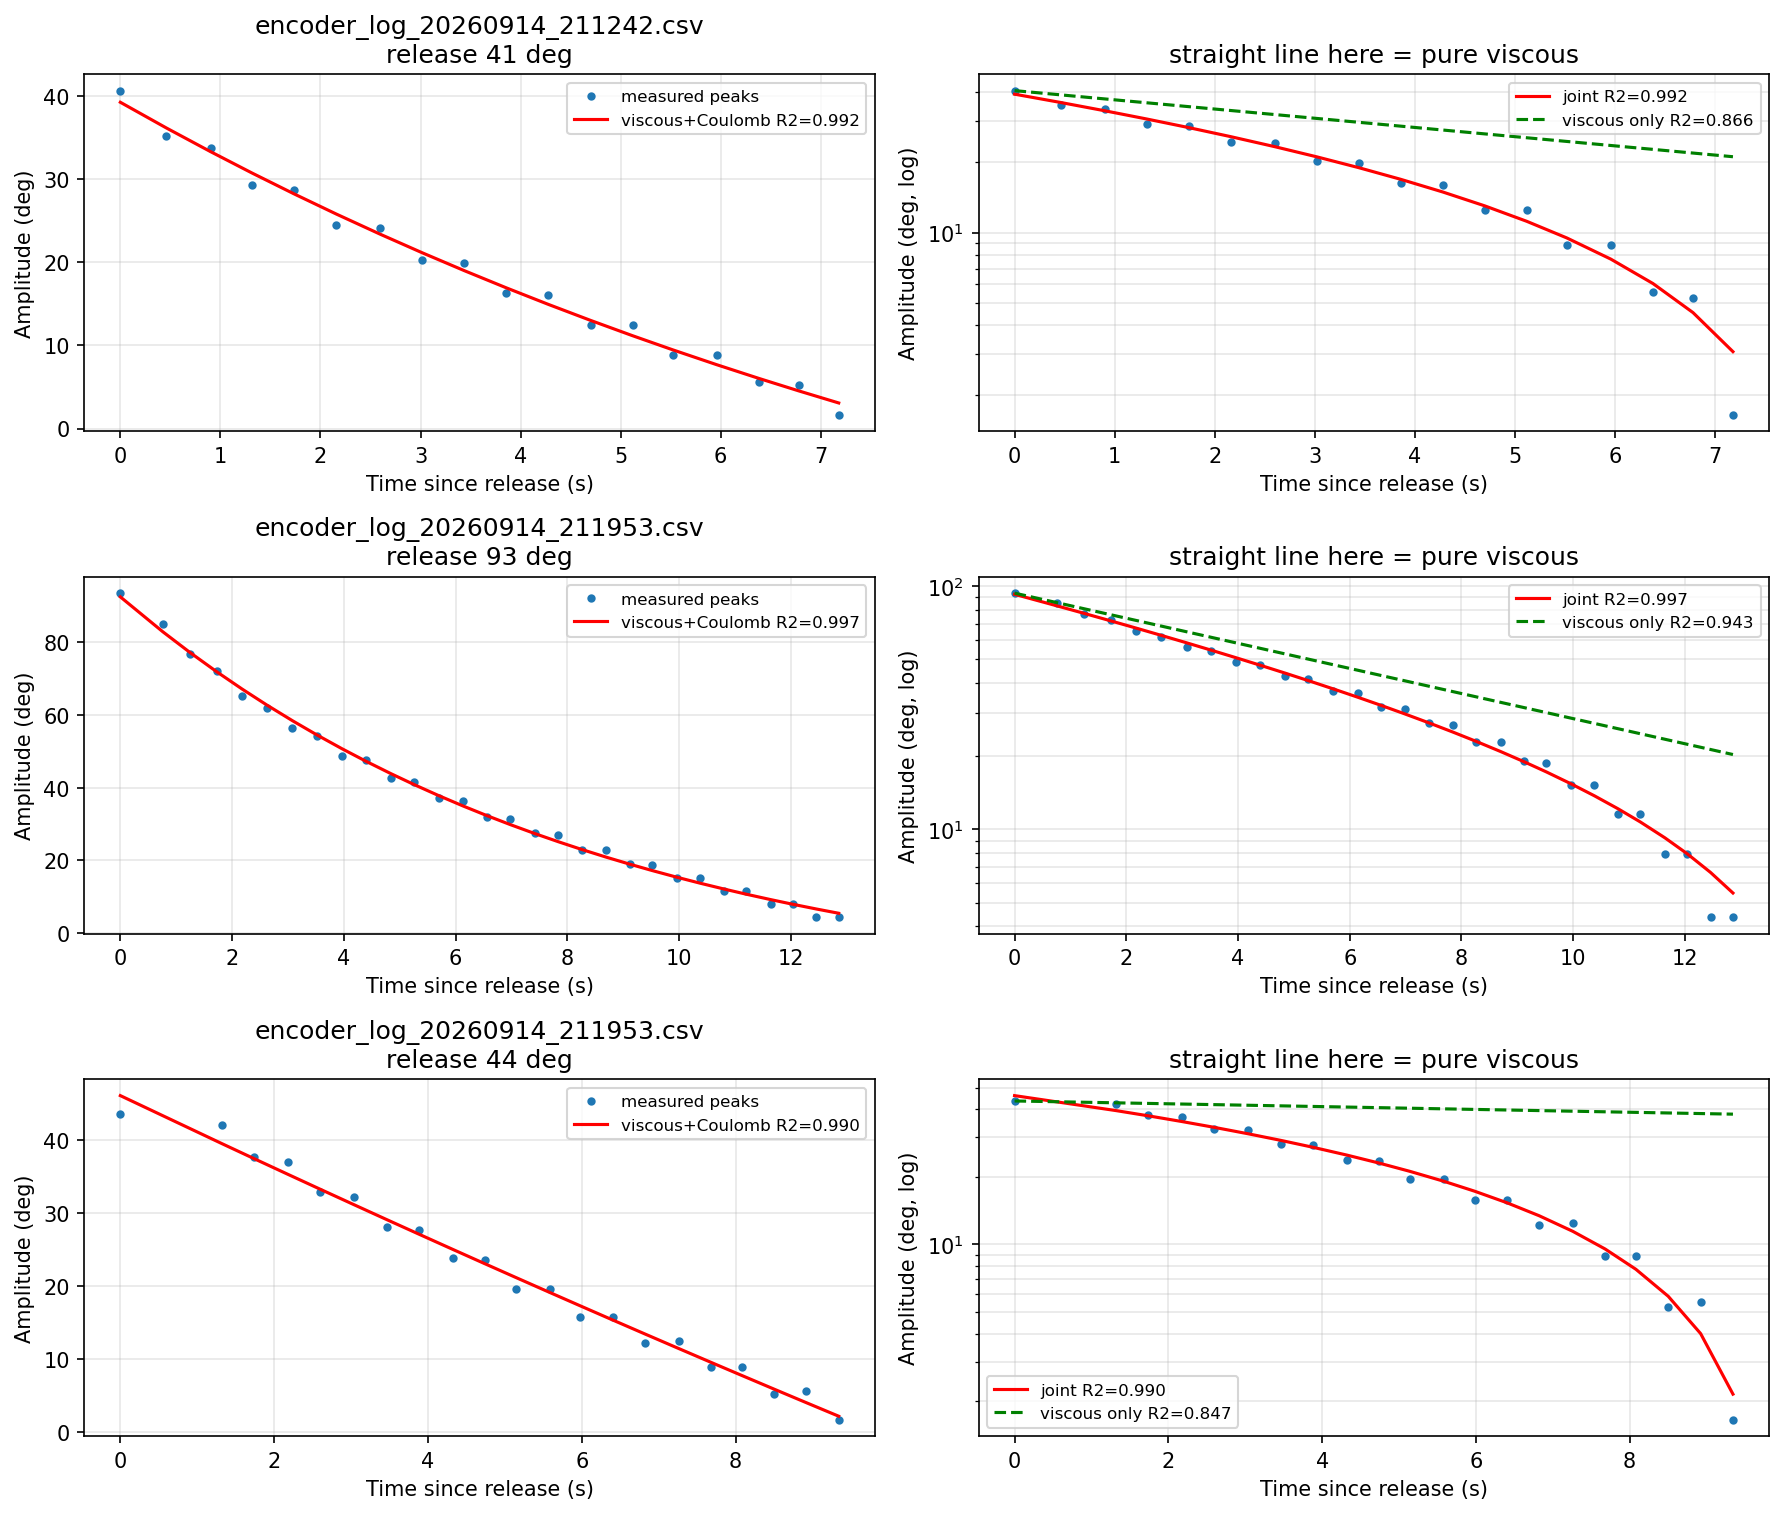

This chart was generated by the following Python code:
"""Identify the pendulum model from the free-swing logs of encoder_logging_60s.ipynb.

The rotor is held stopped during those runs, so the pendulum is an unforced
second-order system and its parameters can be read straight off the decay.

Everything works on the sequence of swing extrema rather than on the raw samples,
which makes it robust to the manual re-pushes in a 60 s log: a push shows up as
an amplitude that jumps back up, and each decaying run is fitted on its own.

What is identified
------------------
natural frequency
    From the peak times, regressed on the peak index. Differencing adjacent
    peaks would fold the ~20 ms polling jitter straight into a ~0.42 s half
    period; regressing on the index averages it out instead. Only peaks below
    SMALL_ANGLE_DEG are used, so the large-angle lengthening
    T(A) ~= T0 (1 + A^2/16) stays out of the estimate.

friction
    Viscous and Coulomb decay differently -- exponential vs linear amplitude
    envelope -- so both are fitted jointly:

        dA/dt = -(sigma*A + c)   =>   A(t) = (A0 + c/sigma) e^(-sigma t) - c/sigma

    Reported alongside the two single-mechanism fits, so the split is visible.

validation
    The identified model is integrated forward from a measured extremum and
    compared with the measurement. Amplitude and phase error are reported
    separately: for an oscillator a pointwise RMS is dominated by accumulated
    phase and says little about whether the damping is right.

Usage
-----
    python pendulum_model_id.py                     # all data/encoder_log_*.csv
    python pendulum_model_id.py --glob "data/encoder_log_2026*.csv"
    python pendulum_model_id.py --no-plots
"""

import argparse
import glob as globmod
from pathlib import Path

import matplotlib
import numpy as np
import pandas as pd

G = 9.80665
ENC_COUNTS_PER_REV = 1200                 # ENC_STEPS_PER_ROTATION in the firmware
ENC_RES_DEG = 360.0 / ENC_COUNTS_PER_REV

SMALL_ANGLE_DEG = 25.0    # peaks below this define the linear-regime period
PUSH_RATIO = 1.3          # amplitude jump that marks a new manual release
PUSH_MIN_DEG = 3.0        # ... and the size it must exceed to count
MIN_PEAKS = 8             # a run needs this many peaks to be worth fitting
LINEAR_REGIME_DEG = 50.0  # validation is reported separately below this


# --------------------------------------------------------------------------
# signal -> swing extrema
# --------------------------------------------------------------------------
def load_log(path):
    """Return (t, theta) with theta unwrapped about the hanging equilibrium."""
    d = pd.read_csv(path)
    t = d["host_elapsed_s"].to_numpy(float)
    # The firmware reports 0..360 deg with 180 = upright, so hanging is 0/360.
    theta = np.unwrap(np.deg2rad(d["pendulum_angle_deg"].to_numpy(float)))
    return t, theta


def alternating_extrema(y, baseline):
    """Indices of the swing extrema, one (the most extreme) per half swing."""
    candidates = [i for i in range(1, len(y) - 1)
                  if (y[i] - y[i - 1]) * (y[i + 1] - y[i]) <= 0]
    kept = []
    for i in candidates:
        if not kept:
            kept.append(i)
        elif np.sign(y[i] - baseline) == np.sign(y[kept[-1]] - baseline):
            # same side of the equilibrium: keep only the larger excursion
            if abs(y[i] - baseline) > abs(y[kept[-1]] - baseline):
                kept[-1] = i
        else:
            kept.append(i)
    return np.array(kept, int)


def split_runs(t_peak, amplitude):
    """Split the peak sequence wherever a manual push makes amplitude rise."""
    starts = [0]
    for i in range(1, len(amplitude)):
        if (amplitude[i] > PUSH_RATIO * amplitude[i - 1]
                and amplitude[i] > np.deg2rad(PUSH_MIN_DEG)):
            starts.append(i)
    starts.append(len(amplitude))
    return list(zip(starts[:-1], starts[1:]))


# --------------------------------------------------------------------------
# parameter fits
# --------------------------------------------------------------------------
def small_angle_period(t_peak, amplitude):
    """Linear-regime period, from peak time regressed on peak index."""
    small = amplitude < np.deg2rad(SMALL_ANGLE_DEG)
    ts = t_peak[small] if small.sum() >= 6 else t_peak
    return 2.0 * np.polyfit(np.arange(len(ts)), ts, 1)[0]


def envelope_decay(t, A):
    """Fit A(t) = P e^(-s t) + Q, i.e. viscous sigma = s and Coulomb c = -Q s.

    For a fixed s the model is linear in (P, Q), so s is scanned and the 2x2
    normal equations are solved in closed form. This deliberately avoids
    scipy.optimize.curve_fit: its bounded path crashes the scipy build used
    here (Windows fatal exception 0xc06d007f inside LAPACK _compute_lwork).
    """
    n = len(t)
    best = None
    for s in np.linspace(1e-3, 3.0, 4000):
        e = np.exp(-s * t)
        s11, s12 = float(e @ e), float(e.sum())
        b1, b2 = float(e @ A), float(A.sum())
        det = s11 * n - s12 * s12
        if abs(det) < 1e-18:
            continue
        P = (b1 * n - b2 * s12) / det
        Q = (s11 * b2 - s12 * b1) / det
        resid = A - (P * e + Q)
        ss = float(resid @ resid)
        if best is None or ss < best[0]:
            best = (ss, s, P, Q)
    ss, sigma, P, Q = best
    r2 = 1.0 - ss / float(np.sum((A - A.mean()) ** 2))
    return dict(A0=P + Q, sigma=sigma, coulomb=-Q * sigma, r2=r2)


def single_mechanism_r2(t, A):
    """R^2 of the viscous-only and Coulomb-only envelopes, for comparison."""
    pv = np.polyfit(t, np.log(A), 1)
    r2v = 1 - np.var(np.log(A) - np.polyval(pv, t)) / np.var(np.log(A))
    pl = np.polyfit(t, A, 1)
    r2l = 1 - np.var(A - np.polyval(pl, t)) / np.var(A)
    return r2v, r2l


def analyse_file(path):
    """Return one record per decaying run found in the log."""
    t, theta = load_log(path)
    k = alternating_extrema(theta, np.median(theta))
    if len(k) < MIN_PEAKS:
        return [], []

    # Equilibrium = midpoint of successive opposite extrema. This picks up the
    # static offset Coulomb friction leaves behind (the pendulum stops anywhere
    # inside the stiction deadband, not necessarily at zero).
    equilibrium = np.median(0.5 * (theta[k][:-1] + theta[k][1:]))
    t_peak, amplitude = t[k], np.abs(theta[k] - equilibrium)

    records, traces = [], []
    for a, b in split_runs(t_peak, amplitude):
        tp, ap = t_peak[a:b], amplitude[a:b]
        usable = ap > 2 * np.deg2rad(ENC_RES_DEG)      # above encoder noise
        tp, ap = tp[usable], ap[usable]
        if len(tp) < MIN_PEAKS or ap[-1] >= ap[0]:     # decaying runs only
            continue

        rel = tp - tp[0]
        T0 = small_angle_period(tp, ap)
        w0 = 2 * np.pi / T0
        env = envelope_decay(rel, ap)
        r2v, r2l = single_mechanism_r2(rel, ap)

        records.append(dict(
            file=Path(path).name, t_release=tp[0], n_peaks=len(tp),
            A0_deg=np.rad2deg(ap[0]), A1_deg=np.rad2deg(ap[-1]),
            equilibrium_deg=np.rad2deg(equilibrium),
            T0=T0, f0=1 / T0, w0=w0, L_eff_mm=1000 * G / w0 ** 2,
            sigma=env["sigma"], zeta=env["sigma"] / w0,
            coulomb_dps=np.rad2deg(env["coulomb"]),
            r2_joint=env["r2"], r2_viscous=r2v, r2_coulomb=r2l))
        traces.append(dict(t=rel, A=ap, T0=T0, env=env, r2v=r2v, r2l=r2l,
                           label=f"{Path(path).name}\nrelease {np.rad2deg(ap[0]):.0f} deg"))
    return records, traces


# --------------------------------------------------------------------------
# validation by forward simulation
# --------------------------------------------------------------------------
def simulate(theta0, w0, sigma, coulomb_rad, duration, dt=1e-4):
    """Integrate theta'' = -w0^2 sin(theta) - 2 sigma theta' - F sgn(theta')."""
    T0 = 2 * np.pi / w0
    F = coulomb_rad * w0 ** 2 * T0 / 4.0     # amplitude loss 4F/w0^2 per period
    n = int(duration / dt) + 2
    ts, ys = np.empty(n), np.empty(n)
    th, om = theta0, 0.0
    for i in range(n):
        acc = -w0 ** 2 * np.sin(th) - 2 * sigma * om - F * np.tanh(om / 1e-3)
        om += acc * dt
        th += om * dt
        ts[i], ys[i] = (i + 1) * dt, th
    return ts, ys


def validate(path, w0, sigma, coulomb_dps, window=None):
    """Compare a forward simulation with the measurement, amplitude vs phase."""
    t, theta = load_log(path)
    if window:
        m = (t >= window[0]) & (t <= window[1])
        t, theta = t[m], theta[m]
    theta = theta - 0.5 * (theta.max() + theta.min())

    big = np.deg2rad(20)
    ext = [i for i in range(1, len(theta) - 1)
           if (theta[i] - theta[i - 1]) * (theta[i + 1] - theta[i]) <= 0
           and abs(theta[i]) > big]
    if not ext:
        return None
    i0 = ext[0]                       # start at an extremum: velocity is ~0 there
    rel, meas = t[i0:] - t[i0], theta[i0:]

    st, sy = simulate(meas[0], w0, sigma, np.deg2rad(coulomb_dps), rel[-1])

    def peaks(tt, yy):
        idx = [i for i in range(1, len(yy) - 1)
               if (yy[i] - yy[i - 1]) * (yy[i + 1] - yy[i]) <= 0
               and abs(yy[i]) > np.deg2rad(1)]
        out = []
        for i in idx:
            if out and np.sign(yy[i]) == np.sign(yy[out[-1]]):
                if abs(yy[i]) > abs(yy[out[-1]]):
                    out[-1] = i
            else:
                out.append(i)
        return tt[out], np.abs(yy[out])

    tm, am = peaks(rel, meas)
    ts_, as_ = peaks(st, sy)
    # Compare peak k with peak k: the model drifts in phase, so matching on time
    # would pair peaks from different cycles once the drift exceeds a half period.
    n = min(len(tm), len(ts_))
    if n == 0:
        return None
    dA = np.rad2deg(as_[:n] - am[:n])
    dT = 1000 * (ts_[:n] - tm[:n])
    # Ignore the first swings: the start is not exactly the release point, and
    # that initial-condition mismatch would masquerade as a frequency error.
    lo = min(4, n - 2)
    span = tm[n - 1] - tm[lo]
    # Split by amplitude, not by index: the model is expected to be weakest at
    # large angles, where sin(theta) and the drag are furthest from the fit.
    linear = np.rad2deg(am[:n]) < LINEAR_REGIME_DEG
    return dict(n_peaks=n, A_first=np.rad2deg(am[0]), A_last=np.rad2deg(am[n - 1]),
                dA_rms=float(np.sqrt(np.mean(dA ** 2))), dA_max=float(np.abs(dA).max()),
                n_linear=int(linear.sum()),
                dA_rms_linear=float(np.sqrt(np.mean(dA[linear] ** 2))) if linear.any() else np.nan,
                dA_max_linear=float(np.abs(dA[linear]).max()) if linear.any() else np.nan,
                freq_err_pct=float(100 * (dT[n - 1] - dT[lo]) / 1000 / span) if span > 0 else np.nan,
                rel=rel, meas=meas, sim_t=st, sim_y=sy)


# --------------------------------------------------------------------------
def main():
    ap = argparse.ArgumentParser(description=__doc__.splitlines()[0])
    ap.add_argument("--glob", default="data/encoder_log_*.csv")
    ap.add_argument("--no-plots", action="store_true")
    ap.add_argument("--out-dir", type=Path, default=Path("."))
    args = ap.parse_args()

    if args.no_plots:
        matplotlib.use("Agg")
    import matplotlib.pyplot as plt

    records, traces = [], []
    for path in sorted(globmod.glob(args.glob)):
        r, tr = analyse_file(path)
        records += r
        traces += tr
    if not records:
        raise SystemExit(f"no usable decay runs in {args.glob}")

    df = pd.DataFrame(records)
    pd.set_option("display.width", 220)
    print("=" * 100)
    print("DECAY RUNS")
    print("=" * 100)
    print(df[["file", "t_release", "n_peaks", "A0_deg", "A1_deg", "equilibrium_deg"]]
          .to_string(index=False, float_format=lambda v: f"{v:9.2f}"))

    print("\n" + "=" * 100)
    print("PER-RUN PARAMETERS")
    print("=" * 100)
    print(df[["A0_deg", "f0", "T0", "w0", "L_eff_mm", "sigma", "zeta", "coulomb_dps",
              "r2_joint", "r2_viscous", "r2_coulomb"]]
          .to_string(index=False, float_format=lambda v: f"{v:9.4f}"))

    wgt = df["n_peaks"] / df["n_peaks"].sum()       # longer runs are better determined
    w0 = float((df.w0 * wgt).sum())
    sigma = float((df.sigma * wgt).sum())
    coulomb = float((df.coulomb_dps * wgt).sum())
    L = G / w0 ** 2

    print("\n" + "=" * 100)
    print("CONSOLIDATED MODEL")
    print("=" * 100)
    print(f"  w0 = {w0:.3f} rad/s    f0 = {w0 / 2 / np.pi:.4f} Hz    T0 = {2 * np.pi / w0:.4f} s"
          f"    (run spread {100 * df.w0.std() / df.w0.mean():.2f} %)")
    print(f"  L_eff = g/w0^2 = {1000 * L:.0f} mm"
          f"   -> uniform rod pivoted at end: {1500 * L:.0f} mm, point mass: {1000 * L:.0f} mm")
    print(f"  viscous sigma = {sigma:.4f} 1/s   zeta = {sigma / w0:.5f}   Q = {w0 / (2 * sigma):.0f}")
    print(f"  Coulomb c     = {coulomb:.3f} deg/s of amplitude")
    print(f"  envelope R2: joint {float((df.r2_joint * wgt).sum()):.4f}   "
          f"viscous-only {float((df.r2_viscous * wgt).sum()):.4f}   "
          f"Coulomb-only {float((df.r2_coulomb * wgt).sum()):.4f}")

    print("\n" + "=" * 100)
    print("LINEARISED CONTROL MODEL      theta measured from the equilibrium")
    print("=" * 100)
    print(f"  hanging   theta'' = -{w0 ** 2:6.2f} theta - {2 * sigma:.3f} theta'"
          f"    poles {-sigma:+.3f} +- j{w0:.3f}   stable, lightly damped")
    print(f"  UPRIGHT   theta'' = +{w0 ** 2:6.2f} theta - {2 * sigma:.3f} theta'"
          f"    poles {w0 - sigma:+.3f}, {-w0 - sigma:+.3f}   UNSTABLE")
    print(f"  unstable pole +{w0 - sigma:.2f} rad/s -> e-fold {1000 / (w0 - sigma):.0f} ms, "
          f"double {1000 * np.log(2) / (w0 - sigma):.0f} ms")
    print(f"  at 50 Hz that is {50 / (w0 - sigma):.1f} samples per e-folding")

    # validation on the largest release available
    biggest = df.loc[df.A0_deg.idxmax()]
    v = validate(str(Path(args.glob).parent / biggest.file), w0, sigma, coulomb,
                 window=(biggest.t_release - 1.0, biggest.t_release + 14.0))
    if v:
        print("\n" + "=" * 100)
        print(f"VALIDATION -- forward simulation vs {biggest.file} ({biggest.A0_deg:.0f} deg release)")
        print("=" * 100)
        print(f"  peaks compared      {v['n_peaks']}  ({v['A_first']:.0f} -> {v['A_last']:.0f} deg)")
        print(f"  amplitude error     RMS {v['dA_rms']:.2f} deg, max {v['dA_max']:.2f} deg  (all peaks)")
        print(f"  amplitude error     RMS {v['dA_rms_linear']:.2f} deg, max {v['dA_max_linear']:.2f} deg"
              f"  ({v['n_linear']} peaks below {LINEAR_REGIME_DEG:.0f} deg)")
        print(f"  frequency error     {v['freq_err_pct']:+.2f} %")

    if not args.no_plots:
        n = len(traces)
        fig, axes = plt.subplots(n, 2, figsize=(12, 3.4 * n), squeeze=False)
        for r, tr in enumerate(traces):
            env, t, A = tr["env"], tr["t"], tr["A"]
            model = (env["A0"] + env["coulomb"] / env["sigma"]) * np.exp(-env["sigma"] * t) \
                - env["coulomb"] / env["sigma"]
            ax = axes[r][0]
            ax.plot(t, np.rad2deg(A), "o", ms=3, label="measured peaks")
            ax.plot(t, np.rad2deg(model), "r-", label=f"viscous+Coulomb R2={env['r2']:.3f}")
            ax.set_xlabel("Time since release (s)"); ax.set_ylabel("Amplitude (deg)")
            ax.set_title(tr["label"]); ax.grid(alpha=.3); ax.legend(fontsize=8)

            ax = axes[r][1]
            ax.semilogy(t, np.rad2deg(A), "o", ms=3)
            ax.semilogy(t, np.rad2deg(model), "r-", label=f"joint R2={env['r2']:.3f}")
            ax.semilogy(t, np.rad2deg(A[0]) * np.exp(-env["sigma"] * t), "g--",
                        label=f"viscous only R2={tr['r2v']:.3f}")
            ax.set_xlabel("Time since release (s)"); ax.set_ylabel("Amplitude (deg, log)")
            ax.set_title("straight line here = pure viscous")
            ax.grid(alpha=.3, which="both"); ax.legend(fontsize=8)
        fig.tight_layout()
        out = args.out_dir / "pendulum_model_id.png"
        fig.savefig(out, dpi=150, bbox_inches="tight")
        print(f"\nfigure -> {out}")

        if v:
            pred = np.interp(v["rel"], v["sim_t"], v["sim_y"])
            fig, ax = plt.subplots(2, 1, figsize=(13, 7), sharex=True)
            ax[0].plot(v["rel"], np.rad2deg(v["meas"]), lw=.9, label="measured")
            ax[0].plot(v["rel"], np.rad2deg(pred), lw=.9, ls="--", label="identified model")
            ax[0].set_ylabel("Angle (deg)"); ax[0].legend(); ax[0].grid(alpha=.3)
            ax[0].set_title(f"Forward-simulation validation: w0={w0:.3f} rad/s, "
                            f"sigma={sigma:.4f} 1/s, Coulomb={coulomb:.2f} deg/s")
            ax[1].plot(v["rel"], np.rad2deg(pred - v["meas"]), lw=.8, color="r")
            ax[1].set_ylabel("Error (deg)"); ax[1].set_xlabel("Time since release (s)")
            ax[1].grid(alpha=.3)
            fig.tight_layout()
            out = args.out_dir / "pendulum_model_validation.png"
            fig.savefig(out, dpi=150, bbox_inches="tight")
            print(f"figure -> {out}")


if __name__ == "__main__":
    main()
